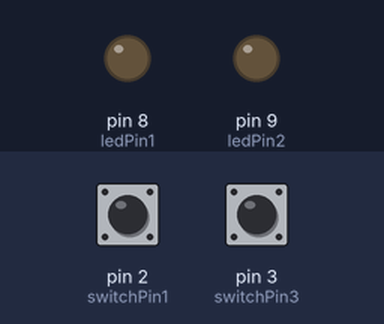
This sketch was run on a simulated Arduino Uno, built with avr-gcc and run on an emulated ATmega328P. Shown: output pins drawn as LEDs (lit = HIGH). The test bench sets the inputs (shaded band); at power-on: pin 2 (switchPin1) LOW, pin 3 (switchPin3) LOW.

Above: at 1.2 s.
1.3 s: pin 2 (switchPin1) pulled HIGH for 0.15 s
At 2.2 s:
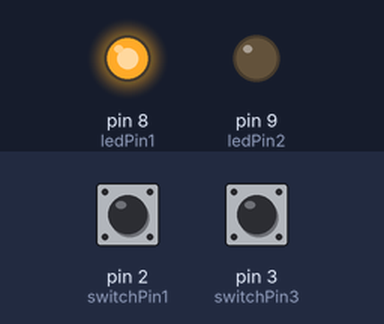
2.9 s: pin 3 (switchPin3) pulled HIGH for 0.15 s
At 3.4 s:
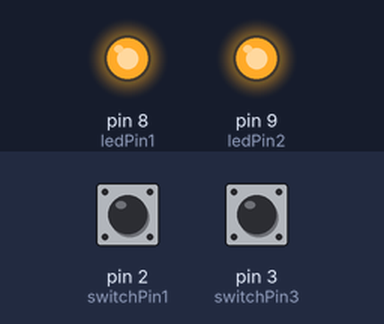
4.5 s: pin 2 (switchPin1) pulled HIGH for 1 s
At 5.8 s:
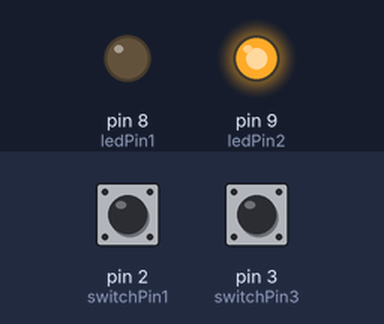
7.0 s: pin 2 (switchPin1) pulled HIGH for 3.2 s
At 7.7 s:
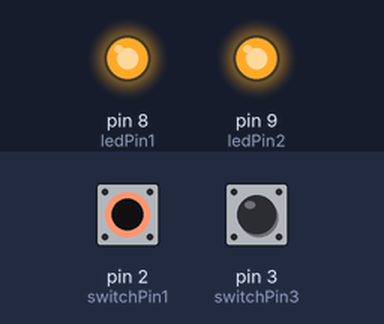
11.7 s: pin 3 (switchPin3) pulled HIGH for 1 s
At 12.5 s:
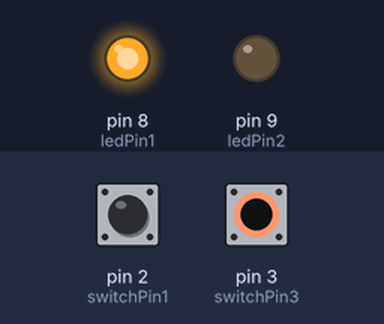
Timing chart, 0 to 14.7 s (numbered marks = the images above; inputs shaded):
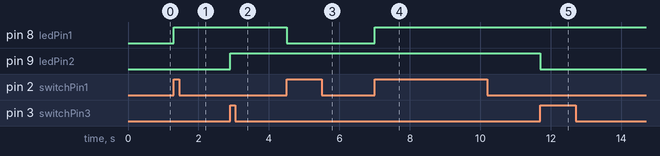

The sketch:

Day_5_ChatGPT_Corrected_sketch_nov16a.ino
```cpp
const int switchPin1 = 2;    // Switch 1 is connected to pin 2
const int switchPin3 = 3;    // Switch 3 is connected to pin 3
const int ledPin1 = 8;       // LED 1 is connected to pin 8
const int ledPin2 = 9;       // LED 2 is connected to pin 9

int switchState1 = 0;        // Variable to hold the state of switch 1
int lastSwitchState1 = 0;    // Previous state of switch 1

int switchState3 = 0;        // Variable to hold the state of switch 3
int lastSwitchState3 = 0;    // Previous state of switch 3

int ledState1 = LOW;         // Current state of LED 1 (initially off)
int ledState2 = LOW;         // Current state of LED 2 (initially off)

void setup() {
  pinMode(switchPin1, INPUT);
  pinMode(switchPin3, INPUT);
  pinMode(ledPin1, OUTPUT);
  pinMode(ledPin2, OUTPUT);
}

void loop() {
  // Read the state of switch 1
  switchState1 = digitalRead(switchPin1);

  // Toggle LED 1 on/off when switch goes to on
  if (switchState1 != lastSwitchState1) {
    if (switchState1 == HIGH) {
      ledState1 = !ledState1;  // Toggle LED state (corrected assignment operator)
      digitalWrite(ledPin1, ledState1);  // Set LED state
    }
    delay(50);  // Debounce delay
  }
  lastSwitchState1 = switchState1;  // Save the current state for the next iteration

  // Read the state of switch 3
  switchState3 = digitalRead(switchPin3);

  // Toggle LED 2 on/off when switch goes to on
  if (switchState3 != lastSwitchState3) {
    if (switchState3 == HIGH) {
      ledState2 = !ledState2;  // Toggle LED state (corrected assignment operator)
      digitalWrite(ledPin2, ledState2);  // Set LED state
    }
    delay(50);  // Debounce delay
  }
  lastSwitchState3 = switchState3;  // Save the current state for the next iteration
}
```

Measured:
- after the input at 1.3 s, pin 8 (ledPin1): LOW → HIGH at once
- after the input at 2.9 s, pin 9 (ledPin2): LOW → HIGH at once
- after the input at 4.5 s, pin 8 (ledPin1): HIGH → LOW at once
- after the input at 7.0 s, pin 8 (ledPin1): LOW → HIGH at once
- after the input at 11.7 s, pin 9 (ledPin2): HIGH → LOW at once
